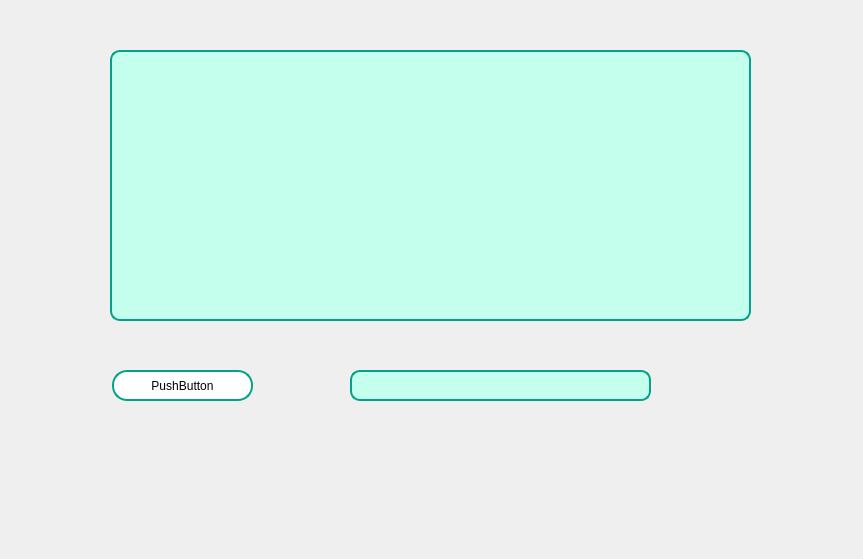
<?xml version="1.0" encoding="UTF-8"?>
<ui version="4.0">
 <class>chatbot</class>
 <widget class="QDialog" name="chatbot">
  <property name="geometry">
   <rect>
    <x>0</x>
    <y>0</y>
    <width>863</width>
    <height>559</height>
   </rect>
  </property>
  <property name="windowTitle">
   <string>Dialog</string>
  </property>
  <widget class="QLineEdit" name="messageInput">
   <property name="geometry">
    <rect>
     <x>350</x>
     <y>370</y>
     <width>301</width>
     <height>31</height>
    </rect>
   </property>
   <property name="styleSheet">
    <string notr="true">#messageInput{
background-color: rgb(196, 255, 238);
    border: 2px solid  #00a388;; /* Bordure rose */
    border-radius: 10px; /* Coins arrondis */
    padding: 2px;}</string>
   </property>
  </widget>
  <widget class="QPushButton" name="sendButton">
   <property name="geometry">
    <rect>
     <x>112</x>
     <y>370</y>
     <width>141</width>
     <height>31</height>
    </rect>
   </property>
   <property name="styleSheet">
    <string notr="true">#sendButton{
background-color: #fff;
    width: 10px;
    border: 2px solid #00a388;
    border-radius: 15px;
}</string>
   </property>
   <property name="text">
    <string>PushButton</string>
   </property>
  </widget>
  <widget class="QTextEdit" name="chatDisplay">
   <property name="geometry">
    <rect>
     <x>110</x>
     <y>50</y>
     <width>641</width>
     <height>271</height>
    </rect>
   </property>
   <property name="styleSheet">
    <string notr="true">#chatDisplay{
background-color: rgb(196, 255, 238);
    border: 2px solid  #00a388;; /* Bordure rose */
    border-radius: 10px; /* Coins arrondis */
    padding: 2px;}</string>
   </property>
  </widget>
 </widget>
 <resources/>
 <connections/>
</ui>
